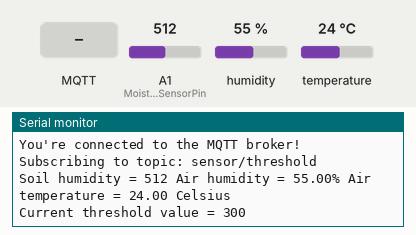
Simulated run of this sketch. Board: Arduino MKR. On the bench: the last lines printed to the serial monitor. Inputs (shaded band) come from the test bench; at power-on: humidity 55 %, A1 (MoistureSensorPin) = 512, temperature 24 °C. WiFi joins after 1.5 s; servers stay silent unless stated; no MQTT or app messages arrive unless stated.

Above: at 12.7 s.
12.8 s: MQTT message "5" arrives on the first subscribed topic
At 14.2 s:
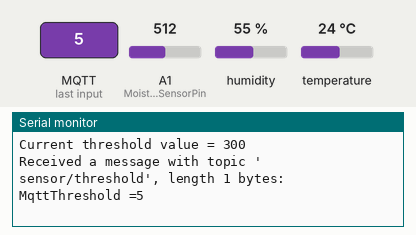
14.3 s: humidity set to 22 %
15.8 s: A1 (MoistureSensorPin) set to 716
At 16.9 s:
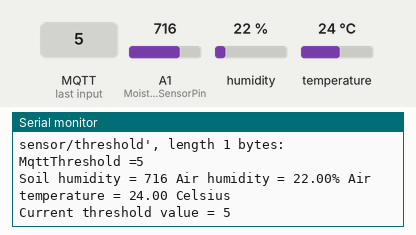
17.3 s: temperature set to 12 °C
18.8 s: MQTT message "90" arrives on the first subscribed topic
At 19.4 s:
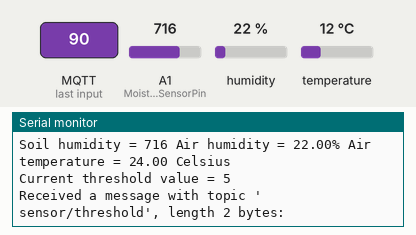
20.3 s: A1 (MoistureSensorPin) set to 900
At 22.0 s:
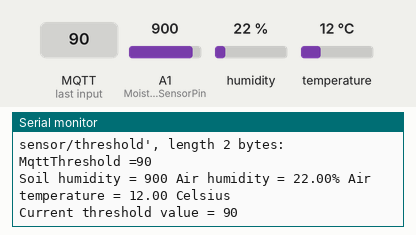

The sketch:

ambient_intelligence_combined.ino
```cpp
#include <SPI.h>
#include <WiFiNINA.h>
#include <ArduinoMqttClient.h>

#include <DHT.h>
#include <DHT_U.h>

//#include "arduino_secrets.h"

//Moisture sensor consts
int MoistureSensorPin = A1;
int relayPin = 16;
int sensorValue = 0;

int threshold = 300;

//DHT sensor consts
#define dht_pin A0
#define DHTTYPE DHT11
DHT dht(dht_pin, DHTTYPE);

// WiFi consts
char ssid[] = "PlantWard";
char pass[] = "12345678";
int status = WL_IDLE_STATUS;

WiFiClient client;
MqttClient mqttClient(client);
int port = 1883;

char server[] = "64.225.72.132";

unsigned long lastConnectionTime = 0;               // last time you connected to the server, in milliseconds
const unsigned long postingInterval = 5L * 1000L;  // delay between updates,

// time values to control pumping time and break time
unsigned long starttime_watering;
unsigned long endtime;

// booleans to control when to water
bool watering = false;
bool one_minute_break = false;


void setup() {
  Serial.begin(9600);
  pinMode(relayPin, OUTPUT);

  if (WiFi.status() == WL_NO_MODULE) {
    Serial.println("Communication with WiFi module failed!");
    // don't continue
    while (true)
      ;
  }

  String fv = WiFi.firmwareVersion();
  if (fv < WIFI_FIRMWARE_LATEST_VERSION) {
    Serial.println("Please upgrade the firmware");
  }
  // attempt to connect to Wifi network:
  while (status != WL_CONNECTED) {
    Serial.print("Attempting to connect to SSID: ");
    Serial.println(ssid);
    // Connect to WPA/WPA2 network. Change this line if using open or WEP network:
    status = WiFi.begin(ssid, pass);
    // wait 10 seconds for connection:
    delay(10000);
  }
  Serial.println("Connected to wifi");
  printWifiStatus();


  //connect to mqtt
  Serial.print("Attempting to connect to the MQTT broker: ");

  Serial.println(server);
  if (!mqttClient.connect(server, port)) {
    Serial.print("MQTT connection failed! Error code = ");
    Serial.println(mqttClient.connectError());
    while (1)
      ;
  }
  Serial.println("You're connected to the MQTT broker!");
  Serial.println();

  mqttClient.onMessage(onMqttMessage);
  Serial.print("Subscribing to topic: ");
  Serial.println("sensor/threshold");
  Serial.println();
  // subscribe to topic
  mqttClient.subscribe("sensor/threshold");
}


void loop() {
  // poll for new threshold value
  mqttClient.poll();

  // get new moisture value
  sensorValue = analogRead(MoistureSensorPin);


  // wait 30 seconds if it has previously watered
  if (one_minute_break == false) {
    starttime_watering = millis();
    endtime = starttime_watering;
  } else {
    endtime = millis();
    if ((endtime - starttime_watering) >= 35000) {
      one_minute_break = false;
    }
  }

  if (sensorValue < threshold) {
    if (one_minute_break == false) {
      watering = true;
      starttime_watering = millis();
      endtime = starttime_watering;
      while ((endtime - starttime_watering) <= 5000)  // do this loop for up to 5000mS
      {
        // code for pumping
        endtime = millis();
        digitalWrite(relayPin, LOW);
      }
      watering = false;
      one_minute_break = true;
    } else {
      digitalWrite(relayPin, HIGH);
    }
  } else {
    digitalWrite(relayPin, HIGH);
  }
  //DHT sensor
  float t = dht.readTemperature(); /*read temp*/
  float h = dht.readHumidity();    /*read humidity*/


  //

  // if ten seconds have passed since last connection,
  // then connect again and send data:
  if (millis() - lastConnectionTime > postingInterval) {
    Serial.print("Soil humidity = ");
    Serial.print(sensorValue);
    Serial.print(" Air humidity = ");
    Serial.print(h);
    Serial.print("% ");
    Serial.print("Air temperature = ");
    Serial.print(t);
    Serial.println(" Celsius ");
    Serial.println("Current threshold value = " + String(threshold));
    String sensor_json = "{\"air_hum\":" + String(h) + ", \"air_temp\":" + String(t) + ", \"soil_hum\":" + String(sensorValue) + "}";
    mqttClient.beginMessage("sensor/values");
    mqttClient.print(sensor_json);
    mqttClient.endMessage();
    lastConnectionTime = millis();
  }
}

void onMqttMessage(int messageSize) {
  // we received a message, print out the topic and contents
  Serial.println("Received a message with topic '");
  Serial.print(mqttClient.messageTopic());
  Serial.print("', length ");
  Serial.print(messageSize);
  Serial.println(" bytes:");

  // use the Stream interface to print the contents
  while (mqttClient.available()) {
    threshold = mqttClient.readString().toInt();
  }
  Serial.println("MqttThreshold =" + String(threshold));
  Serial.println();
}


void printWifiStatus() {
  // print the SSID of the network you're attached to:
  Serial.print("SSID: ");
  Serial.println(WiFi.SSID());

  // print your board's IP address:
  IPAddress ip = WiFi.localIP();
  Serial.print("IP Address: ");
  Serial.println(ip);

  // print the received signal strength:
  long rssi = WiFi.RSSI();
  Serial.print("signal strength (RSSI):");
  Serial.print(rssi);
  Serial.println(" dBm");
}
```

Measured:
- after the input at 12.8 s, the serial monitor: prints a new line at once (image 1)
- after the input at 15.8 s, the serial monitor: prints a new line after 0.78 s (image 2)
- after the input at 18.8 s, the serial monitor: prints a new line at once (image 3)
- after the input at 20.3 s, the serial monitor: prints a new line after 1.3 s (image 4)
